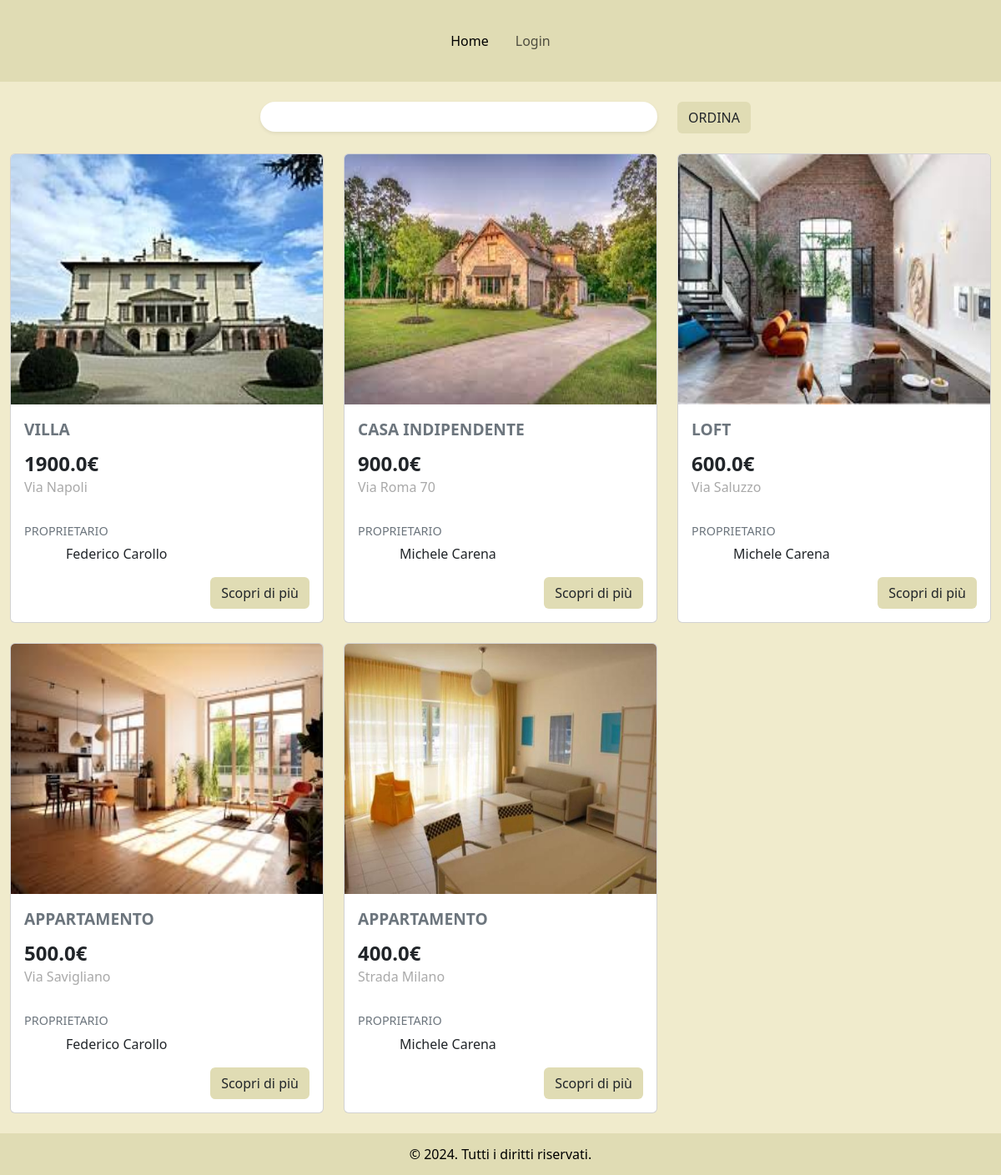
The page / on the database its author committed.
### tables this page shows
CREATE TABLE "ANNUNCI" (
	"idAnnuncio"	INTEGER NOT NULL,
	"titolo"	TEXT NOT NULL,
	"indirizzo"	TEXT NOT NULL,
	"tipoCasa"	TEXT NOT NULL,
	"numeroLocali"	TEXT NOT NULL,
	"descrizione"	TEXT NOT NULL,
	"prezzoMensile"	REAL NOT NULL,
	"arredamento"	TEXT NOT NULL,
	"disponibilita"	TEXT NOT NULL,
	"idUtente"	INTEGER NOT NULL,
	PRIMARY KEY("idAnnuncio" AUTOINCREMENT),
	FOREIGN KEY("idUtente") REFERENCES "UTENTI"("idUtente")
);

### app.py (the view)
@app.route('/<info>')
@app.route('/')
def index(info=None):
   if info is not None:
      if info=='numLocali':
         annunci=affitti_dao.ordina(info)
      else:
         annunci=affitti_dao.ordina(info)
      return render_template('index.html', allAnnunci=annunci)
   else:
      allAnnunci=affitti_dao.get_allAnnunci()
      return render_template('index.html', allAnnunci=allAnnunci)

### affitti_dao.py (called while the page is built)
def get_allAnnunci():
    conn =sqlite3.connect('db/affitti.db')
    conn.row_factory = sqlite3.Row
    cursor= conn.cursor()
    sql = '''SELECT ANNUNCI.* ,GROUP_CONCAT(urlFoto, ',') AS foto_concatenate, UTENTI.nome, UTENTI.cognome
        FROM ANNUNCI, FOTO, UTENTI
        where ANNUNCI.idAnnuncio = FOTO.idAnnuncio and ANNUNCI.disponibilita = 'SI' and UTENTI.idUtente=ANNUNCI.idUtente and FOTO.rimosso='FALSE'
        GROUP BY ANNUNCI.idAnnuncio
        ORDER BY ANNUNCI.prezzoMensile DESC'''
    cursor.execute(sql, ())
    annunci= cursor.fetchall()
    cursor.close()
    conn.close()
    return annunci

### templates/index.html (shortened to what this page needs)
{% extends "base.html" %}
{% block liNav %}
  <li class="nav-item">
    <a class="nav-link mx-2 active" aria-current="page" href="#">Home</a>
  </li>
  {% if current_user.is_authenticated %}
  <li class="nav-item">
    <a class="nav-link mx-2" href="{{url_for('profilo')}}">Profilo</a>
  </li>
  <li class="nav-item">
    <a class="nav-link mx-2" href="{{url_for('logout')}}">Logout</a>
  </li>
  {% else %}
  <li class="nav-item">
    <a class="nav-link mx-2" href="{{url_for('Page_login')}}">Login</a>
  </li>
  {% endif %}
{% endblock %}
{% block content %}
<div class="container-fluid mt-4">
  <form action="/filtro" method="POST">
    <div class="row mb-4">
      <div class="col-3"></div>
      <div class="col-5">
        <select class="form-control rounded-pill shadow-sm filtroButton" id="filterSelect" name="selFiltro">
          <option value=""></option>
          <option value="numLocali">NUMERO LOCALI (crescente)</option>
        </select>
      </div>
      <div class="col-1">
        <button type="submit" class="btn buttonOrdina">Ordina</button>
      </div>
      <div class="col-3"></div>
    </div>
  </form>
  <div class="row cardContainer">
    {% for annuncio in allAnnunci %}
    {% set foto_list = annuncio.foto_concatenate.split(',') %}
    <div class="col-md-4 mb-4">
      <div class="card cardTotale">
        <a href="" data-bs-toggle="modal" data-bs-target="#Modal{{annuncio.idAnnuncio}}">
          <img src="{{ url_for('static', filename=foto_list[0]) }}" class="card-img-top cardFoto" alt="Immagine Prodotto">
        </a>
        <div class="card-body">
          <p class="card-title">{{annuncio.tipoCasa}}</p>
          <p class="card-text prezzoM">{{annuncio.prezzoMensile}}€</p>
          <p class="card-subtitle">{{annuncio.indirizzo}}</p>
          <p class="proprietario">PROPRIETARIO</p>
          <p class="card-text infoProprietario">{{annuncio.nome}} {{annuncio.cognome}}</p>
          <a href="#myModal" class="btn buttonInformazioniM" data-bs-toggle="modal" data-bs-target="#Modal{{annuncio.idAnnuncio}}">Scopri di più</a>
        </div>
      </div>
    </div>
    {% endfor %}
  </div>
</div>
{% endblock %}
{%block footer%}
  <footer>
    <p class="footer-item">&copy; 2024. Tutti i diritti riservati.</p>
  </footer>
{%endblock%}

### static/css/style.css (style rules this page uses)
.nav-item { line-height:50px; }
body { background-color: #f0ebcc; }
.filtroButton { border: none; }
.buttonOrdina { text-transform: uppercase; background-color: #e0dcb4; }
.cardFoto { height: 300px; }
.card-title { color: #6c757d; font-size: 1.2rem; text-transform: uppercase; font-weight: bold; }
.prezzoM { font-size: 1.5rem; margin-bottom: 2px; font-weight: bold; }
.card-subtitle { color:darkgray; margin-bottom: 30px; font-size: 1rem; }
.proprietario { color: black; color: #6c757d; font-size: 0.9rem; margin-bottom: 5px; }
.infoProprietario { margin-left: 50px; }
.buttonInformazioniM { float: right; background-color: #e0dcb4; }
footer { background-color: #e0dcb4; color: black; height: 50px; bottom: 0; width: 100%; }
.footer-item { line-height: 50px; text-align: center; }

### rows shown on the page
ANNUNCI: shows a picture, tipoCasa "VILLA", prezzoMensile "1900.0", indirizzo "Via Napoli", nome "Federico", cognome "Carollo"
ANNUNCI: shows a picture, tipoCasa "CASA INDIPENDENTE", prezzoMensile "900.0", indirizzo "Via Roma 70", nome "Michele", cognome "Carena"
ANNUNCI: shows a picture, tipoCasa "LOFT", prezzoMensile "600.0", indirizzo "Via Saluzzo", nome "Michele", cognome "Carena"
ANNUNCI: shows a picture, tipoCasa "APPARTAMENTO", prezzoMensile "500.0", indirizzo "Via Savigliano", nome "Federico", cognome "Carollo"
ANNUNCI: shows a picture, tipoCasa "APPARTAMENTO", prezzoMensile "400.0", indirizzo "Strada Milano", nome "Michele", cognome "Carena"
